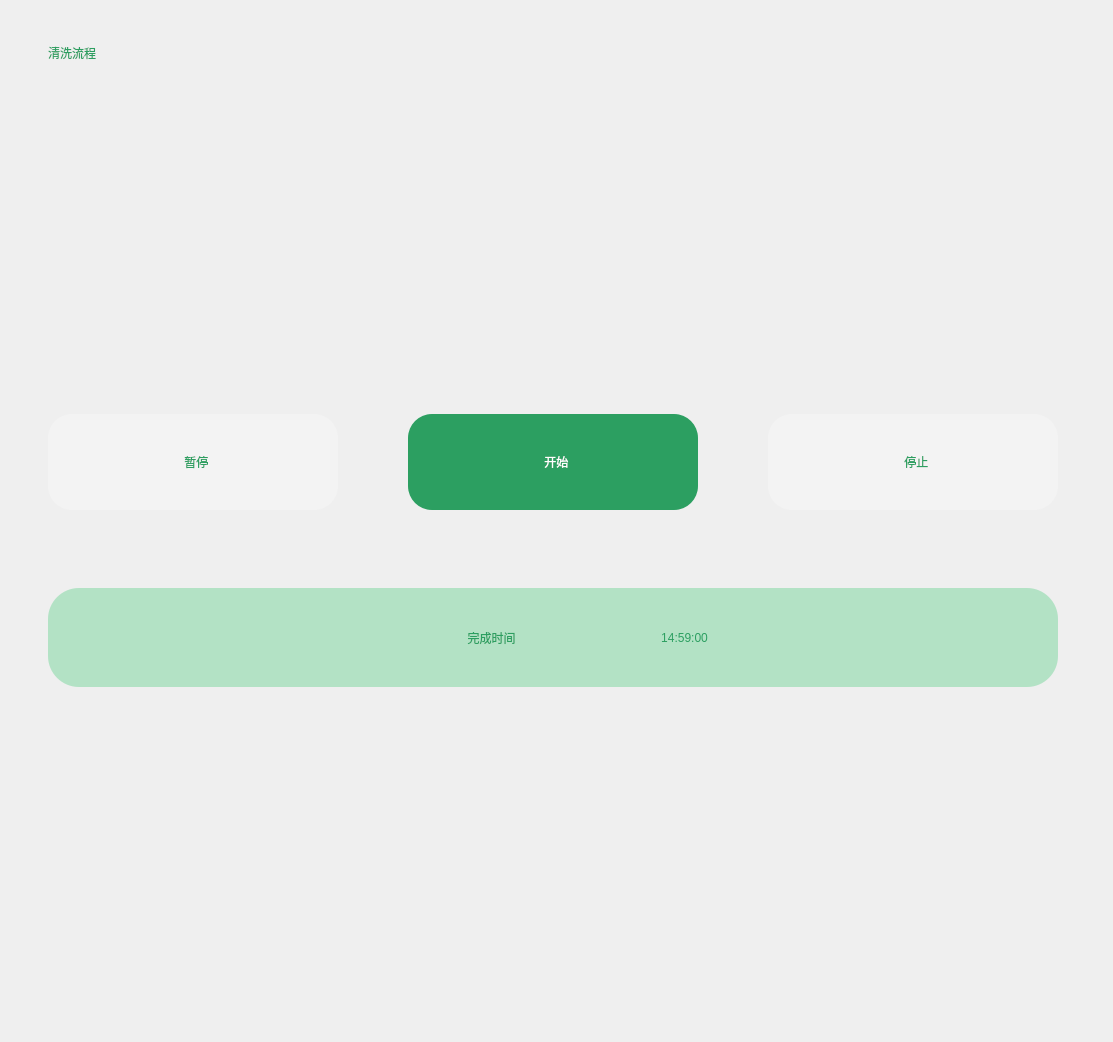
                           <widget class="QWidget" name="widget_57" native="true">
                            <property name="styleSheet">
                             <string notr="true">QWidget#widget_57{
	background-color:white;
	border-radius:10px;
}</string>
                            </property>
                            <layout class="QVBoxLayout" name="verticalLayout_23" stretch="1,50">
                             <property name="spacing">
                              <number>0</number>
                             </property>
                             <property name="leftMargin">
                              <number>48</number>
                             </property>
                             <property name="topMargin">
                              <number>0</number>
                             </property>
                             <property name="rightMargin">
                              <number>55</number>
                             </property>
                             <property name="bottomMargin">
                              <number>0</number>
                             </property>
                             <item>
                              <widget class="QWidget" name="widget_60" native="true">
                               <layout class="QHBoxLayout" name="horizontalLayout_64">
                                <property name="spacing">
                                 <number>0</number>
                                </property>
                                <property name="leftMargin">
                                 <number>0</number>
                                </property>
                                <property name="topMargin">
                                 <number>44</number>
                                </property>
                                <property name="rightMargin">
                                 <number>0</number>
                                </property>
                                <property name="bottomMargin">
                                 <number>0</number>
                                </property>
                                <item>
                                 <widget class="QLabel" name="label_16">
                                  <property name="styleSheet">
                                   <string notr="true">color:rgb(44, 159, 97);</string>
                                  </property>
                                  <property name="text">
                                   <string>清洗流程</string>
                                  </property>
                                 </widget>
                                </item>
                               </layout>
                              </widget>
                             </item>
                             <item>
                              <widget class="QWidget" name="widget_61" native="true">
                               <layout class="QVBoxLayout" name="verticalLayout_24" stretch="1,1,10">
                                <property name="spacing">
                                 <number>0</number>
                                </property>
                                <property name="leftMargin">
                                 <number>0</number>
                                </property>
                                <property name="topMargin">
                                 <number>0</number>
                                </property>
                                <property name="rightMargin">
                                 <number>0</number>
                                </property>
                                <property name="bottomMargin">
                                 <number>0</number>
                                </property>
                                <item>
                                 <widget class="QWidget" name="clean_load_widget" native="true">
                                  <property name="minimumSize">
                                   <size>
                                    <width>0</width>
                                    <height>286</height>
                                   </size>
                                  </property>
                                  <property name="maximumSize">
                                   <size>
                                    <width>16777215</width>
                                    <height>286</height>
                                   </size>
                                  </property>
                                 </widget>
                                </item>
                                <item>
                                 <widget class="QWidget" name="widget_63" native="true">
                                  <property name="styleSheet">
                                   <string notr="true"/>
                                  </property>
                                  <layout class="QHBoxLayout" name="horizontalLayout_65">
                                   <property name="spacing">
                                    <number>70</number>
                                   </property>
                                   <property name="leftMargin">
                                    <number>0</number>
                                   </property>
                                   <property name="topMargin">
                                    <number>66</number>
                                   </property>
                                   <property name="rightMargin">
                                    <number>0</number>
                                   </property>
                                   <property name="bottomMargin">
                                    <number>78</number>
                                   </property>
                                   <item>
                                    <widget class="QPushButton" name="clean_pause">
                                     <property name="minimumSize">
                                      <size>
                                       <width>290</width>
                                       <height>96</height>
                                      </size>
                                     </property>
                                     <property name="maximumSize">
                                      <size>
                                       <width>290</width>
                                       <height>96</height>
                                      </size>
                                     </property>
                                     <property name="toolTipDuration">
                                      <number>-1</number>
                                     </property>
                                     <property name="layoutDirection">
                                      <enum>Qt::LeftToRight</enum>
                                     </property>
                                     <property name="styleSheet">
                                      <string notr="true">QPushButton#clean_pause{
	background-color:rgba(243, 243, 243, 1);
	color:rgb(44, 159, 97);
	border-radius:24px;
}
QPushButton#clean_pause:hover{
	background-color:rgb(44, 159, 97, 0.7);
	color:rgba(255,255,255,200);
	color:white;
	border-radius:24px;
}
QPushButton#clean_pause:pressed{
	padding-left:5px;
	padding-top:5px;
	background-color:rgb(44, 159, 97);
	color:white;
	border-radius:24px;
}
QPushButton#clean_pause:checked {
    background-color:rgb(44, 159, 97);
	color:white;
	border-radius:24px;
}</string>
                                     </property>
                                     <property name="text">
                                      <string>  暂停</string>
                                     </property>
                                     <property name="icon">
                                      <iconset resource="../drawable/drawable.qrc">
                                       <normaloff>:/icon/icon_clean_pause.png</normaloff>:/icon/icon_clean_pause.png</iconset>
                                     </property>
                                     <property name="iconSize">
                                      <size>
                                       <width>40</width>
                                       <height>40</height>
                                      </size>
                                     </property>
                                     <property name="checkable">
                                      <bool>true</bool>
                                     </property>
                                     <property name="autoRepeatDelay">
                                      <number>300</number>
                                     </property>
                                     <property name="autoRepeatInterval">
                                      <number>100</number>
                                     </property>
                                    </widget>
                                   </item>
                                   <item>
                                    <widget class="QPushButton" name="clean_begin">
                                     <property name="minimumSize">
                                      <size>
                                       <width>290</width>
                                       <height>96</height>
                                      </size>
                                     </property>
                                     <property name="maximumSize">
                                      <size>
                                       <width>290</width>
                                       <height>96</height>
                                      </size>
                                     </property>
                                     <property name="styleSheet">
                                      <string notr="true">QPushButton#clean_begin{
	background-color:rgba(243, 243, 243, 1);
	color:rgb(44, 159, 97);
	border-radius:24px;
}
QPushButton#clean_begin:hover{
	background-color:rgb(44, 159, 97, 0.7);
	color:rgba(255,255,255,200);
	color:white;
	border-radius:24px;
}
QPushButton#clean_begin:pressed{
	padding-left:5px;
	padding-top:5px;
	background-color:rgb(44, 159, 97);
	color:white;
	border-radius:24px;
}
QPushButton#clean_begin:checked {
    background-color:rgb(44, 159, 97);
	color:white;
	border-radius:24px;
}</string>
                                     </property>
                                     <property name="text">
                                      <string>  开始</string>
                                     </property>
                                     <property name="icon">
                                      <iconset resource="../drawable/drawable.qrc">
                                       <normaloff>:/icon/icon_clean_begin.png</normaloff>:/icon/icon_clean_begin.png</iconset>
                                     </property>
                                     <property name="iconSize">
                                      <size>
                                       <width>40</width>
                                       <height>40</height>
                                      </size>
                                     </property>
                                     <property name="checkable">
                                      <bool>true</bool>
                                     </property>
                                     <property name="checked">
                                      <bool>true</bool>
                                     </property>
                                    </widget>
                                   </item>
                                   <item>
                                    <widget class="QPushButton" name="clean_stop">
                                     <property name="minimumSize">
                                      <size>
                                       <width>290</width>
                                       <height>96</height>
                                      </size>
                                     </property>
                                     <property name="maximumSize">
                                      <size>
                                       <width>290</width>
                                       <height>96</height>
                                      </size>
                                     </property>
                                     <property name="styleSheet">
                                      <string notr="true">QPushButton#clean_stop{
	background-color:rgba(243, 243, 243, 1);
	color:rgb(44, 159, 97);
	border-radius:24px;
}
QPushButton#clean_stop:hover{
	background-color:rgb(44, 159, 97, 0.7);
	color:rgba(255,255,255,200);
	color:white;
	border-radius:24px;
}
QPushButton#clean_stop:pressed{
	padding-left:5px;
	padding-top:5px;
	background-color:rgb(44, 159, 97);
	color:white;
	border-radius:24px;
}</string>
                                     </property>
                                     <property name="text">
                                      <string>  停止</string>
                                     </property>
                                     <property name="icon">
                                      <iconset resource="../drawable/drawable.qrc">
                                       <normaloff>:/icon/icon_clean_stop.png</normaloff>:/icon/icon_clean_stop.png</iconset>
                                     </property>
                                     <property name="iconSize">
                                      <size>
                                       <width>40</width>
                                       <height>40</height>
                                      </size>
                                     </property>
                                    </widget>
                                   </item>
                                  </layout>
                                 </widget>
                                </item>
                                <item>
                                 <widget class="QWidget" name="widget_64" native="true">
                                  <layout class="QVBoxLayout" name="verticalLayout_25">
                                   <property name="spacing">
                                    <number>0</number>
                                   </property>
                                   <property name="leftMargin">
                                    <number>0</number>
                                   </property>
                                   <property name="topMargin">
                                    <number>0</number>
                                   </property>
                                   <property name="rightMargin">
                                    <number>0</number>
                                   </property>
                                   <property name="bottomMargin">
                                    <number>0</number>
                                   </property>
                                   <item>
                                    <widget class="QWidget" name="widget_62" native="true">
                                     <property name="minimumSize">
                                      <size>
                                       <width>0</width>
                                       <height>99</height>
                                      </size>
                                     </property>
                                     <property name="maximumSize">
                                      <size>
                                       <width>16777215</width>
                                       <height>99</height>
                                      </size>
                                     </property>
                                     <property name="styleSheet">
                                      <string notr="true">QWidget#widget_62{
	background-color:rgba(179, 226, 197, 1);
	border-radius:31px;

}</string>
                                     </property>
                                     <layout class="QHBoxLayout" name="horizontalLayout_66">
                                      <property name="spacing">
                                       <number>20</number>
                                      </property>
                                      <property name="leftMargin">
                                       <number>287</number>
                                      </property>
                                      <property name="topMargin">
                                       <number>0</number>
                                      </property>
                                      <property name="rightMargin">
                                       <number>287</number>
                                      </property>
                                      <property name="bottomMargin">
                                       <number>0</number>
                                      </property>
                                      <item>
                                       <widget class="QLabel" name="label_18">
                                        <property name="minimumSize">
                                         <size>
                                          <width>50</width>
                                          <height>50</height>
                                         </size>
                                        </property>
                                        <property name="maximumSize">
                                         <size>
                                          <width>50</width>
                                          <height>50</height>
                                         </size>
                                        </property>
                                        <property name="styleSheet">
                                         <string notr="true">border-image: url(:/icon/icon_conduit_card_clock_green.png);</string>
                                        </property>
                                        <property name="text">
                                         <string/>
                                        </property>
                                       </widget>
                                      </item>
                                      <item>
                                       <widget class="QLabel" name="label_19">
                                        <property name="styleSheet">
                                         <string notr="true">color:rgb(44, 159, 97);</string>
                                        </property>
                                        <property name="text">
                                         <string>完成时间</string>
                                        </property>
                                        <property name="alignment">
                                         <set>Qt::AlignCenter</set>
                                        </property>
                                       </widget>
                                      </item>
                                      <item>
                                       <widget class="QLabel" name="clean_complete_date">
                                        <property name="styleSheet">
                                         <string notr="true">color:rgb(44, 159, 97);</string>
                                        </property>
                                        <property name="text">
                                         <string>14:59:00</string>
                                        </property>
                                        <property name="alignment">
                                         <set>Qt::AlignCenter</set>
                                        </property>
                                       </widget>
                                      </item>
                                     </layout>
                                    </widget>
                                   </item>
                                   <item>
                                    <spacer name="verticalSpacer_3">
                                     <property name="orientation">
                                      <enum>Qt::Vertical</enum>
                                     </property>
                                     <property name="sizeHint" stdset="0">
                                      <size>
                                       <width>20</width>
                                       <height>355</height>
                                      </size>
                                     </property>
                                    </spacer>
                                   </item>
                                  </layout>
                                 </widget>
                                </item>
                               </layout>
                              </widget>
                             </item>
                            </layout>
                           </widget>
